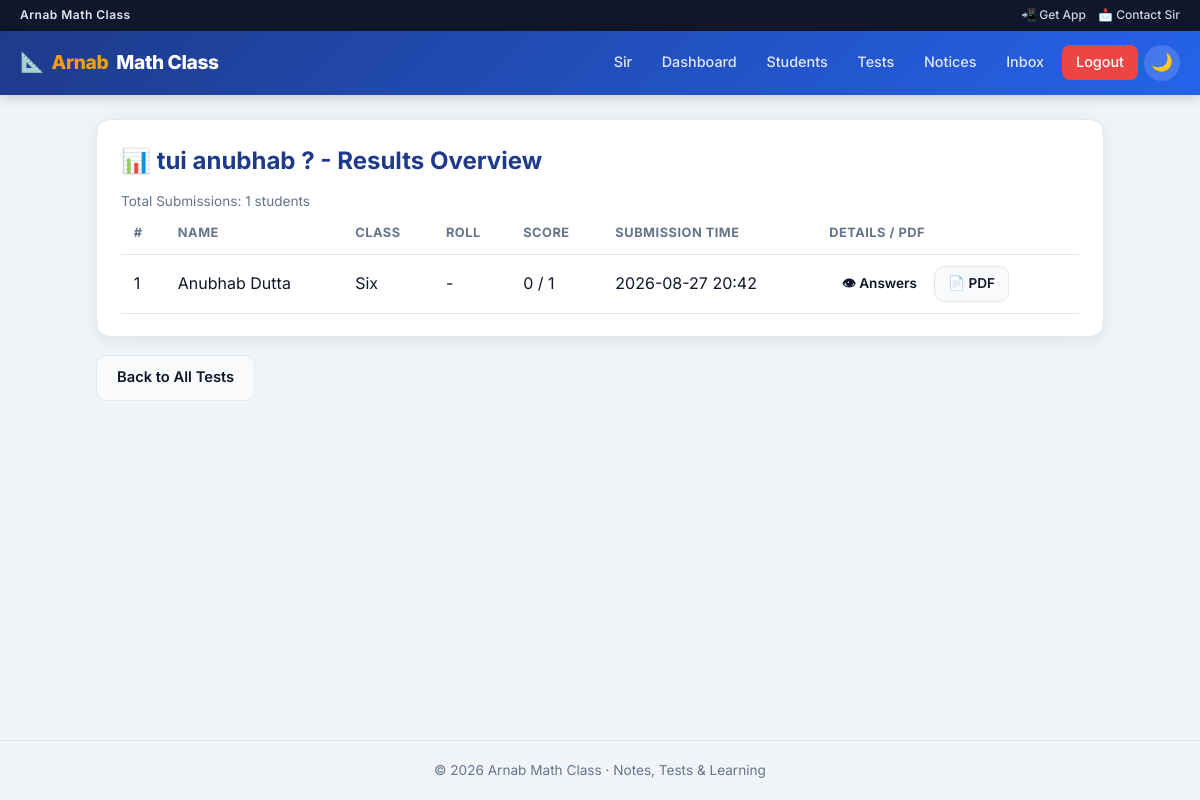
Page /teacher/tests/2/results (signed in) on the committed database.
### tables this page shows
CREATE TABLE tests (
            id INTEGER PRIMARY KEY AUTOINCREMENT,
            title TEXT NOT NULL,
            subject TEXT,
            class_name TEXT,
            duration_minutes INTEGER NOT NULL,
            is_active INTEGER DEFAULT 1,
            created_at TEXT NOT NULL
        );

CREATE TABLE results (
            id INTEGER PRIMARY KEY AUTOINCREMENT,
            test_id INTEGER NOT NULL,
            student_id INTEGER NOT NULL,
            score INTEGER NOT NULL,
            total_marks INTEGER NOT NULL,
            submitted_at TEXT NOT NULL,
            FOREIGN KEY (test_id) REFERENCES tests(id) ON DELETE CASCADE,
            FOREIGN KEY (student_id) REFERENCES students(id) ON DELETE CASCADE
        );

CREATE TABLE students (
            id INTEGER PRIMARY KEY AUTOINCREMENT,
            name TEXT NOT NULL,
            class_name TEXT NOT NULL,
            roll TEXT,
            email TEXT UNIQUE NOT NULL,
            password_hash TEXT NOT NULL,
            is_verified INTEGER DEFAULT 0,
            registered_at TEXT NOT NULL
        , mobile TEXT, admitted_by_teacher INTEGER DEFAULT 0, is_blocked INTEGER DEFAULT 0, notes_internal TEXT);

### app.py (the view)
@app.route("/teacher/tests/<int:test_id>/results")
@teacher_login_required
def test_results_view(test_id):
    with get_db() as conn:
        test = conn.execute("SELECT * FROM tests WHERE id=?", (test_id,)).fetchone()
        if test is None:
            abort(404)
        results = conn.execute(
            """SELECT results.*, students.name, students.class_name, students.roll, students.mobile
               FROM results JOIN students ON students.id = results.student_id
               WHERE results.test_id=? ORDER BY results.score DESC""",
            (test_id,)
        ).fetchall()
    return render_template("test_results_view.html", test=test, results=results)

### app.py (called while the page is built, shortened)
def get_db():
    conn = sqlite3.connect(DB_PATH)
    conn.row_factory = sqlite3.Row
    conn.execute("PRAGMA foreign_keys = ON")
    return conn

def get_csrf_token():
    token = session.get("_csrf_token")
    if not token:
        token = secrets.token_urlsafe(32)
        session["_csrf_token"] = token
    return token

@app.before_request
def enforce_https():
    if FORCE_HTTPS and not DEBUG_MODE and not request.is_secure and not _is_local_host():
        return redirect(request.url.replace("http://", "https://", 1), code=301)

@app.before_request
def csrf_protect():
    if request.method not in ("POST", "PUT", "PATCH", "DELETE"):
        return None

@app.after_request
def add_security_headers(resp):
    resp.headers.setdefault("X-Content-Type-Options", "nosniff")
    resp.headers.setdefault("X-Frame-Options", "SAMEORIGIN")
    resp.headers.setdefault("Referrer-Policy", "strict-origin-when-cross-origin")
    resp.headers.setdefault("Permissions-Policy", "camera=(), microphone=(), geolocation=()")
    if FORCE_HTTPS and request.is_secure:
        resp.headers.setdefault("Strict-Transport-Security", "max-age=31536000")
    return resp

@app.before_request
def validate_student_session():
    sid = session.get("student_id")
    if not sid or request.endpoint in (None, "static", "manifest", "service_worker"):
        return None

def teacher_login_required(f):
    @wraps(f)
    def decorated(*args, **kwargs):
        if not session.get("is_teacher"):
            flash("Teacher login is required.", "error")
            return redirect(url_for("teacher_login"))
        return f(*args, **kwargs)
    return decorated

@app.context_processor
def inject_notifications():
    data = {"unread_notif_count": 0, "student_notifications": []}
    sid = session.get("student_id")
    if not sid:
        return data

### templates/test_results_view.html (shortened to what this page needs)
{% extends "base.html" %}
{% block content %}
<div class="card">
  <h2>📊 {{ test.title }} - Results Overview</h2>
  <p class="helper-text">Total Submissions: {{ results|length }} students</p>
  {% if results %}
    <table>
      <tr>
        <th>#</th>
        <th>Name</th>
        <th>Class</th>
        <th>Roll</th>
        <th>Score</th>
        <th>Submission Time</th>
        <th>Details / PDF</th>
      </tr>
      {% for r in results %}
        <tr>
          <td>{{ loop.index }}</td>
          <td>{{ r.name }}</td>
          <td>{{ r.class_name }}</td>
          <td>{{ r.roll or '-' }}</td>
          <td>{{ r.score }} / {{ r.total_marks }}</td>
          <td>{{ r.submitted_at[:16].replace('T',' ') }}</td>
          <td style="white-space:nowrap;">
            <a class="btn btn-sm" href="{{ url_for('teacher_student_result', test_id=test.id, result_id=r.id) }}">👁 Answers</a>
            <a class="btn btn-sm btn-secondary" href="{{ url_for('download_student_result_pdf', test_id=test.id, result_id=r.id) }}">📄 PDF</a>
          </td>
        </tr>
      {% endfor %}
    </table>
  {% else %}
    <div class="empty-state">No students have attempted this test yet.</div>
  {% endif %}
</div>
<a class="btn btn-secondary" href="{{ url_for('manage_tests') }}">Back to All Tests</a>
{% endblock %}

### templates/base.html (style rules this page uses)
:root, [data-theme="light"] { --bg: #f1f5f9; --surface: #ffffff; --surface2: #f8fafc; --text: #0f172a; --text-muted: #64748b; --primary: #1e3a8a; --primary-hover: #1e40af; --accent: #f59e0b; --success: #059669; --danger: #dc2626; --border: #e2e8f0; --shadow: 0 4px 20px rgba(15,23,42,0.08); --radius: 14px; --nav-h: 64px; }
* { margin:0; padding:0; box-sizing:border-box; }
html { scroll-behavior: smooth; }
body { font-family: 'Inter', 'Noto Sans Bengali', system-ui, sans-serif; background: var(--bg); color: var(--text); min-height: 100vh; display: flex; flex-direction: column; line-height: 1.55; transition: background .25s, color .25s; }
a { color: inherit; text-decoration: none; }
.card { background: var(--surface); border-radius: var(--radius); padding: 1.4rem 1.5rem; box-shadow: var(--shadow); border: 1px solid var(--border); margin-bottom: 1.1rem; transition: box-shadow .2s; }
.card h2, .card h3 { color: var(--primary); margin-bottom: .75rem; }
.btn { display: inline-flex; align-items: center; gap: .4rem; padding: .65rem 1.25rem; border: none; border-radius: 10px; font-weight: 600; font-size: .92rem; cursor: pointer; transition: transform .12s, background .15s, box-shadow .15s; }
.btn-sm { padding: .4rem .8rem; font-size: .85rem; }
.btn-secondary { background: var(--surface2); color: var(--text); border: 1.5px solid var(--border); }
table { width: 100%; border-collapse: collapse; }
th, td { padding: .7rem .8rem; text-align: left; border-bottom: 1px solid var(--border); }
th { font-size: .8rem; text-transform: uppercase; letter-spacing: .04em; color: var(--text-muted); }
.helper-text { font-size: .85rem; color: var(--text-muted); line-height: 1.5; }

### rows in the picture
tests: title "tui anubhab ?"
results: name "Anubhab Dutta", class_name "Six", roll "-", score "0", total_marks "1", submitted_at "2026-08-27 20:42"

### other values in the picture
{{ results|length }} "1"
